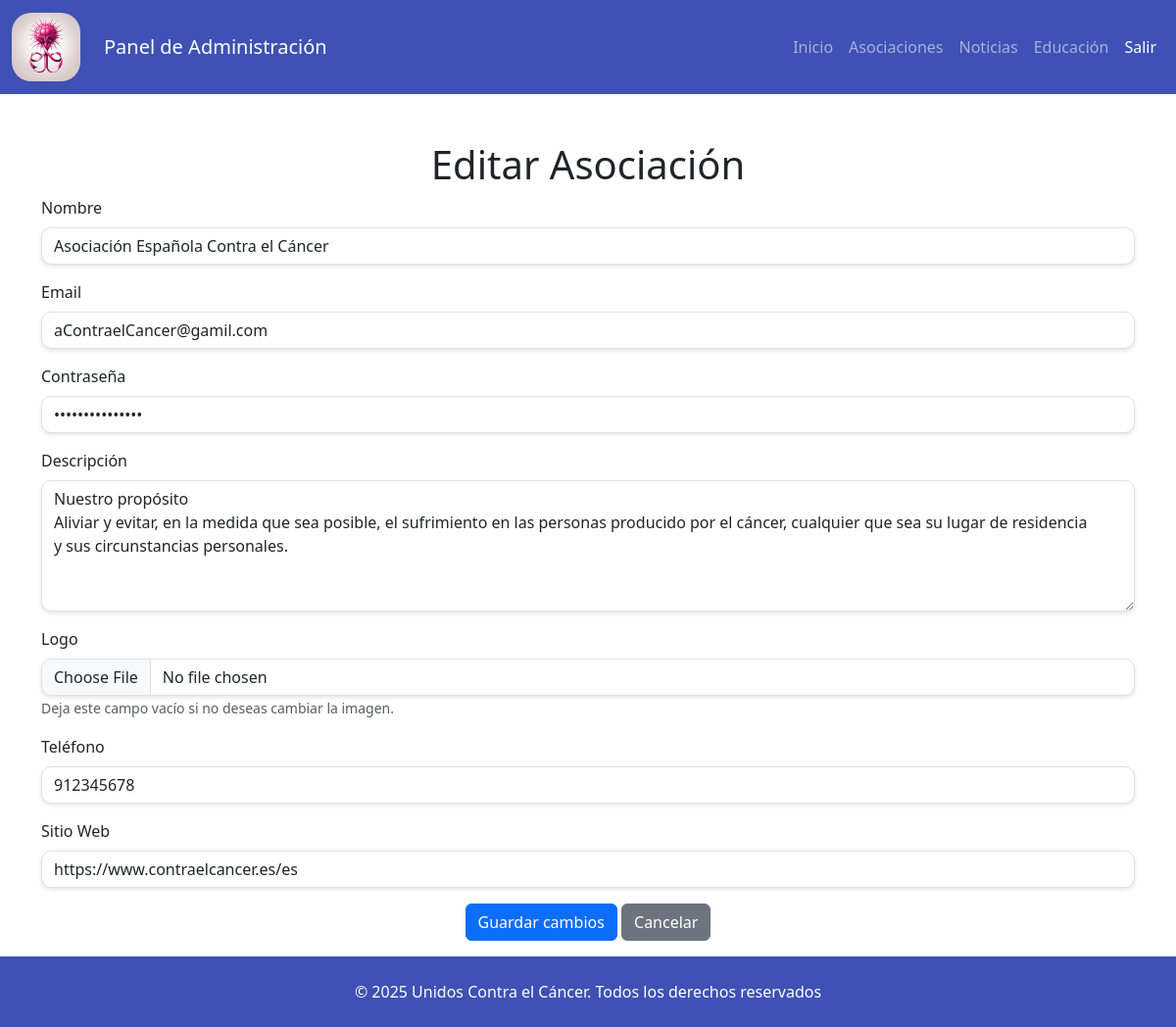
The page /login/pages/editar_asociacion.php?id=1 (signed in) on the database as committed earlier.
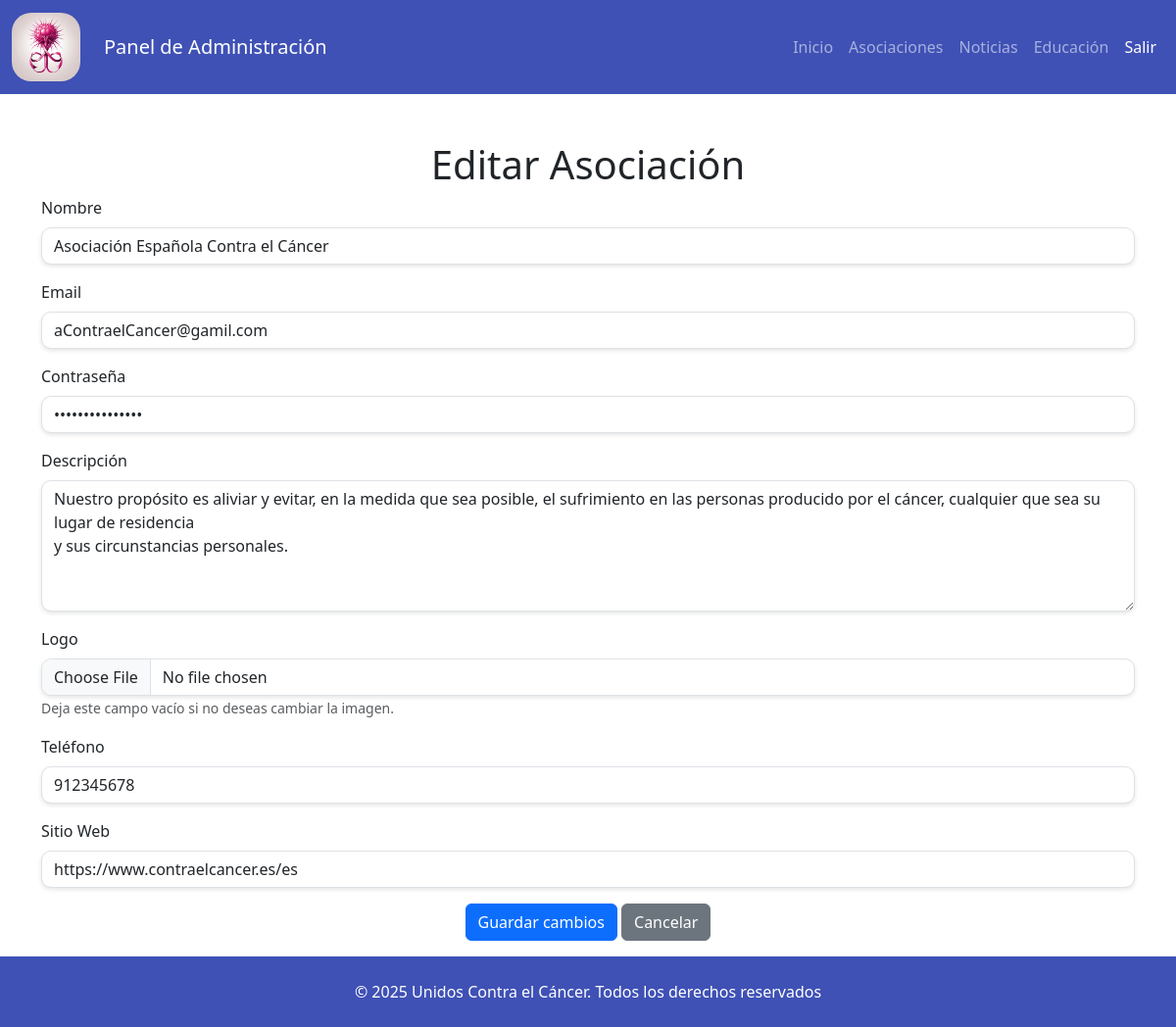
The same page on the database as committed later.
### tables this page shows
create table if not exists associations (
id int primary key auto_increment,
nombre_asociacion varchar(255),
email varchar(255) UNIQUE,
pass varchar(255),
descripcion text,
logo varchar(255),
telefono varchar(10),
sitio_web varchar(255),
user_id INT UNIQUE,  
CONSTRAINT fk_user FOREIGN KEY (user_id) REFERENCES users(id) ON DELETE CASCADE
);

### bd/functionBd.php (called while the page is built, shortened)
<?php
function getAssociationById($id)
{
    $query = "SELECT * FROM associations WHERE id = $id;";
    $result = mysqli_query($GLOBALS['con'], $query) or die("Error en la consulta a la base de datos");
    return $result;
}

### login/pages/editar_asociacion.php (the view, shortened to what this page needs)
<?php
require_once(__DIR__ . '/../../bd/functionBd.php');
if (isset($_GET['id']) && !empty($_GET['id'])) {
    $id = $_GET['id'];
}
$id = intval($id);
$result = getAssociationById($id);
if ($row = $result->fetch_assoc()) {
?>
    <!DOCTYPE html>
    <html lang="es">
    <head>
        <link href="https://cdn.jsdelivr.net/npm/bootstrap@5.3.0/dist/css/bootstrap.min.css" rel="stylesheet">
        <link rel="stylesheet" href="../../css/style.css">
    </head>
    <body class="d-flex flex-column min-vh-100">
        <nav id="nav-principal" class="navbar navbar-expand-lg navbar-dark">
            <div class="container-fluid">
                <a class="navbar-brand d-flex align-items-center" href="../../index.php">
                    <img src="../../img/logo-web.jpg" alt="Logo" height="70" class="me-4" style="border-radius: 20px;">
                    Panel de Administración
                </a>
                <div class="collapse navbar-collapse justify-content-end" id="navbarNav">
                    <ul class="navbar-nav" id="list-ul-nav">
                        <li class="nav-item"><a class="nav-link" href="../../index.php">Inicio</a></li>
                        <li class="nav-item"><a class="nav-link" href="../../pages/asociaciones.php">Asociaciones</a></li>
                        <li class="nav-item"><a class="nav-link" href="../../pages/noticias.php">Noticias</a></li>
                        <li class="nav-item"><a class="nav-link" href="../../pages/educacion.php">Educación</a></li>
                        <li class="nav-item"><a class="nav-link btn btn-danger text-white" href="../logout.php">Salir</a></li>
                    </ul>
                </div>
            </div>
        </nav>
        <main class="flex-grow-1 mb-3">
            <div class="container mt-5">
                <h1 class="text-center">Editar Asociación</h1>
                <form id="form-association" action="../process/processAssociationEdit.php" method="post" enctype="multipart/form-data">
                    <div class="mb-3">
                        <label for="nombre_asociacion" class="form-label">Nombre</label>
                        <input type="text" id="name" name="nombre_asociacion" class="form-control" value="<?php echo htmlspecialchars($row['nombre_asociacion']); ?>" required>
                    </div>
                    <div class="mb-3">
                        <label for="email" class="form-label">Email</label>
                        <input type="email" id="email" name="email" class="form-control" value="<?php echo htmlspecialchars($row['email']); ?>" required>
                    </div>
                    <div class="mb-3">
                        <label for="pass" class="form-label">Contraseña</label>
                        <input type="password" id="pass" name="pass" class="form-control" value="<?php echo htmlspecialchars($row['pass']); ?>" required>
                    </div>
                    <div class="mb-3">
                        <label for="descripcion" class="form-label">Descripción</label>
                        <textarea id="descripcion" name="descripcion" class="form-control" rows="5" required><?php echo htmlspecialchars($row['descripcion']); ?></textarea>
                    </div>
                    <div class="mb-3">
                        <label for="imagen" class="form-label">Logo</label>
                        <input type="file" id="image" name="imagen" class="form-control">
                        <small class="text-muted">Deja este campo vacío si no deseas cambiar la imagen.</small>
                    </div>
                    <div class="mb-3">
                        <label for="telefono" class="form-label">Teléfono</label>
                        <input type="text" id="phone" name="telefono" class="form-control" value="<?php echo htmlspecialchars($row['telefono']); ?>" required>
                    </div>
                    <div class="mb-3">
                        <label for="sitio_web" class="form-label">Sitio Web</label>
                        <input type="text" id="web" name="sitio_web" class="form-control" value="<?php echo htmlspecialchars($row['sitio_web']); ?>" required>
                    </div>
                    <div class="text-center">
                        <button type="submit" class="btn btn-primary">Guardar cambios</button>
                        <a href="../../index.php" class="btn btn-secondary">Cancelar</a>
                    </div>
                </form>
            </div>
        </main>
        <footer id="footer-principal" class="text-white text-center py-4">
            <p class="mb-0">&copy; 2025 Unidos Contra el Cáncer. Todos los derechos reservados</p>
        </footer>
    </body>
    </html>
<?php
} else {
    header("Location: ../../index.php");
    exit();
}
?>

### css/style.css (style rules this page uses)
html, body { height: 100%; margin: 0; display: flex; flex-direction: column; }
#nav-principal { background-color: #3F51B5; }
#footer-principal { background-color: #3F51B5; color: white; }
.navbar-brand img { height: 70px; border-radius: 20px; transition: all 0.3s ease; }
.form-control { border-radius: 10px; box-shadow: 0 2px 4px rgba(0, 0, 0, 0.1); }

Rows that differ between the two databases and show on the page:
changed associations "Asociación Española Contra el Cáncer": descripcion "Nuestro propósito Aliviar y evitar, en la…" → "Nuestro propósito es aliviar y evitar, en la…"
